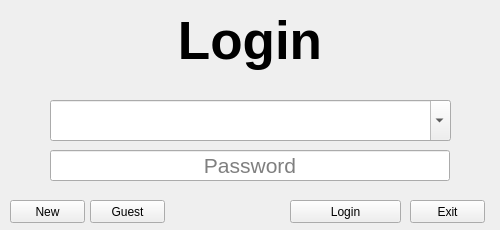
<?xml version="1.0" encoding="UTF-8"?>
<ui version="4.0">
 <class>Dialog</class>
 <widget class="QDialog" name="Dialog">
  <property name="geometry">
   <rect>
    <x>0</x>
    <y>0</y>
    <width>500</width>
    <height>230</height>
   </rect>
  </property>
  <property name="windowTitle">
   <string>Dialog</string>
  </property>
  <property name="windowIcon">
   <iconset>
    <normaloff>../images/user.png</normaloff>../images/user.png</iconset>
  </property>
  <widget class="QLabel" name="lbl_title">
   <property name="geometry">
    <rect>
     <x>0</x>
     <y>0</y>
     <width>500</width>
     <height>81</height>
    </rect>
   </property>
   <property name="font">
    <font>
     <pointsize>40</pointsize>
     <weight>75</weight>
     <bold>true</bold>
    </font>
   </property>
   <property name="text">
    <string>Login</string>
   </property>
   <property name="alignment">
    <set>Qt::AlignCenter</set>
   </property>
  </widget>
  <widget class="QLineEdit" name="txt_pass">
   <property name="geometry">
    <rect>
     <x>50</x>
     <y>150</y>
     <width>400</width>
     <height>31</height>
    </rect>
   </property>
   <property name="font">
    <font>
     <pointsize>16</pointsize>
    </font>
   </property>
   <property name="text">
    <string/>
   </property>
   <property name="echoMode">
    <enum>QLineEdit::Password</enum>
   </property>
   <property name="alignment">
    <set>Qt::AlignCenter</set>
   </property>
   <property name="placeholderText">
    <string>Password</string>
   </property>
  </widget>
  <widget class="QPushButton" name="btn_new">
   <property name="geometry">
    <rect>
     <x>10</x>
     <y>200</y>
     <width>75</width>
     <height>23</height>
    </rect>
   </property>
   <property name="text">
    <string>New</string>
   </property>
   <property name="autoDefault">
    <bool>false</bool>
   </property>
  </widget>
  <widget class="QPushButton" name="btn_exit">
   <property name="geometry">
    <rect>
     <x>410</x>
     <y>200</y>
     <width>75</width>
     <height>23</height>
    </rect>
   </property>
   <property name="text">
    <string>Exit</string>
   </property>
   <property name="autoDefault">
    <bool>false</bool>
   </property>
  </widget>
  <widget class="QPushButton" name="btn_login">
   <property name="geometry">
    <rect>
     <x>290</x>
     <y>200</y>
     <width>111</width>
     <height>23</height>
    </rect>
   </property>
   <property name="text">
    <string>Login</string>
   </property>
   <property name="autoDefault">
    <bool>false</bool>
   </property>
  </widget>
  <widget class="QPushButton" name="btn_guest">
   <property name="geometry">
    <rect>
     <x>90</x>
     <y>200</y>
     <width>75</width>
     <height>23</height>
    </rect>
   </property>
   <property name="text">
    <string>Guest</string>
   </property>
   <property name="autoDefault">
    <bool>false</bool>
   </property>
  </widget>
  <widget class="QLabel" name="lbl_avatar">
   <property name="geometry">
    <rect>
     <x>10</x>
     <y>10</y>
     <width>70</width>
     <height>70</height>
    </rect>
   </property>
   <property name="text">
    <string/>
   </property>
   <property name="pixmap">
    <pixmap>../images/user.png</pixmap>
   </property>
   <property name="scaledContents">
    <bool>true</bool>
   </property>
  </widget>
  <widget class="QComboBox" name="cmb_username">
   <property name="geometry">
    <rect>
     <x>50</x>
     <y>100</y>
     <width>401</width>
     <height>41</height>
    </rect>
   </property>
   <property name="font">
    <font>
     <pointsize>18</pointsize>
    </font>
   </property>
   <property name="editable">
    <bool>true</bool>
   </property>
  </widget>
 </widget>
 <resources/>
 <connections/>
</ui>
